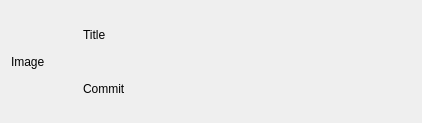
<?xml version="1.0" encoding="UTF-8"?>
<ui version="4.0">
 <class>ImageItem</class>
 <widget class="QWidget" name="ImageItem">
  <property name="geometry">
   <rect>
    <x>0</x>
    <y>0</y>
    <width>422</width>
    <height>123</height>
   </rect>
  </property>
  <property name="windowTitle">
   <string>Form</string>
  </property>
  <layout class="QGridLayout" name="gridLayout">
   <item row="0" column="0">
    <layout class="QHBoxLayout" name="horizontalLayout" stretch="1,5">
     <item>
      <widget class="QLabel" name="label">
       <property name="text">
        <string>Image</string>
       </property>
      </widget>
     </item>
     <item>
      <layout class="QVBoxLayout" name="verticalLayout">
       <item>
        <widget class="QLabel" name="label_2">
         <property name="text">
          <string>Title</string>
         </property>
        </widget>
       </item>
       <item>
        <widget class="QLabel" name="label_3">
         <property name="text">
          <string>Commit</string>
         </property>
        </widget>
       </item>
      </layout>
     </item>
    </layout>
   </item>
  </layout>
 </widget>
 <resources/>
 <connections/>
</ui>
